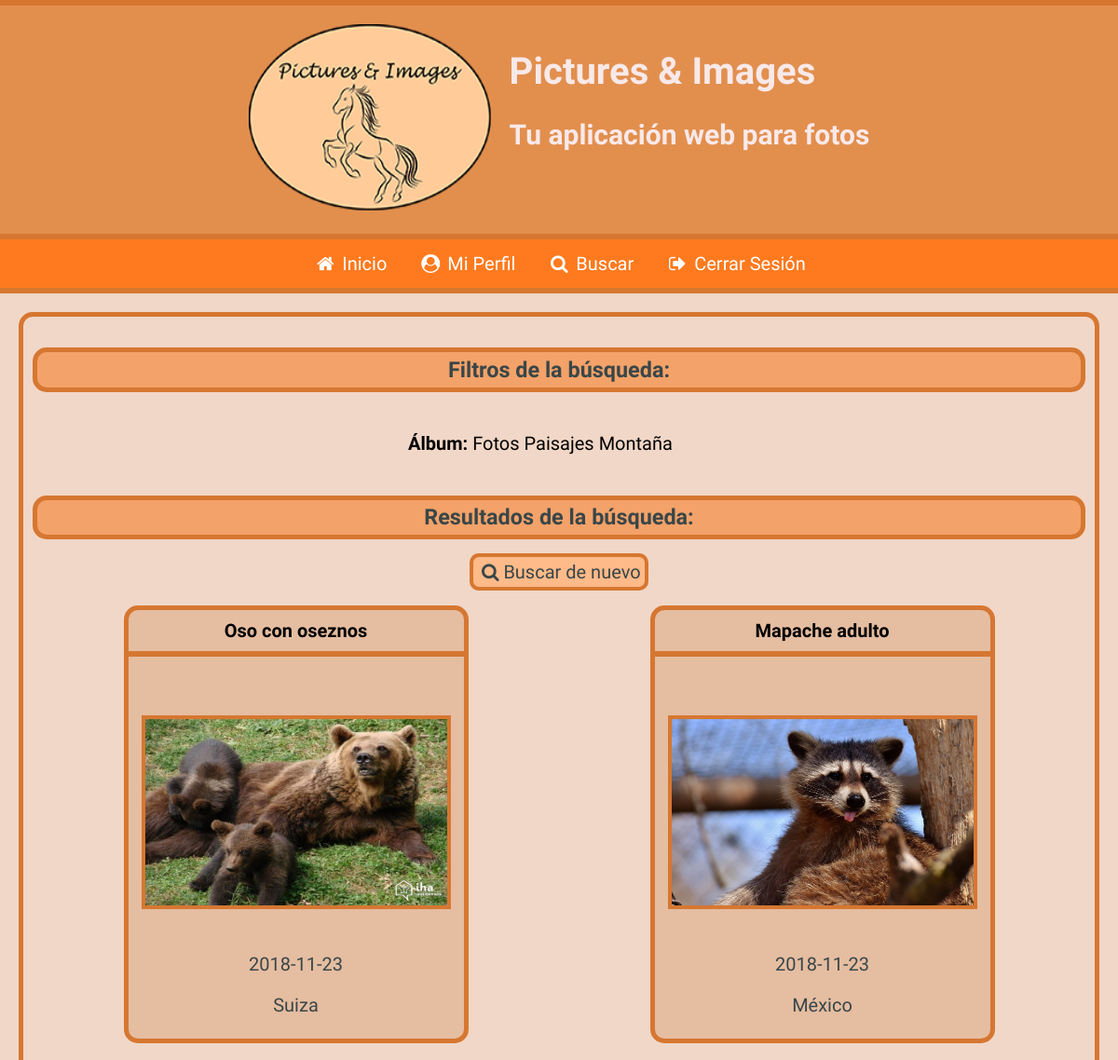
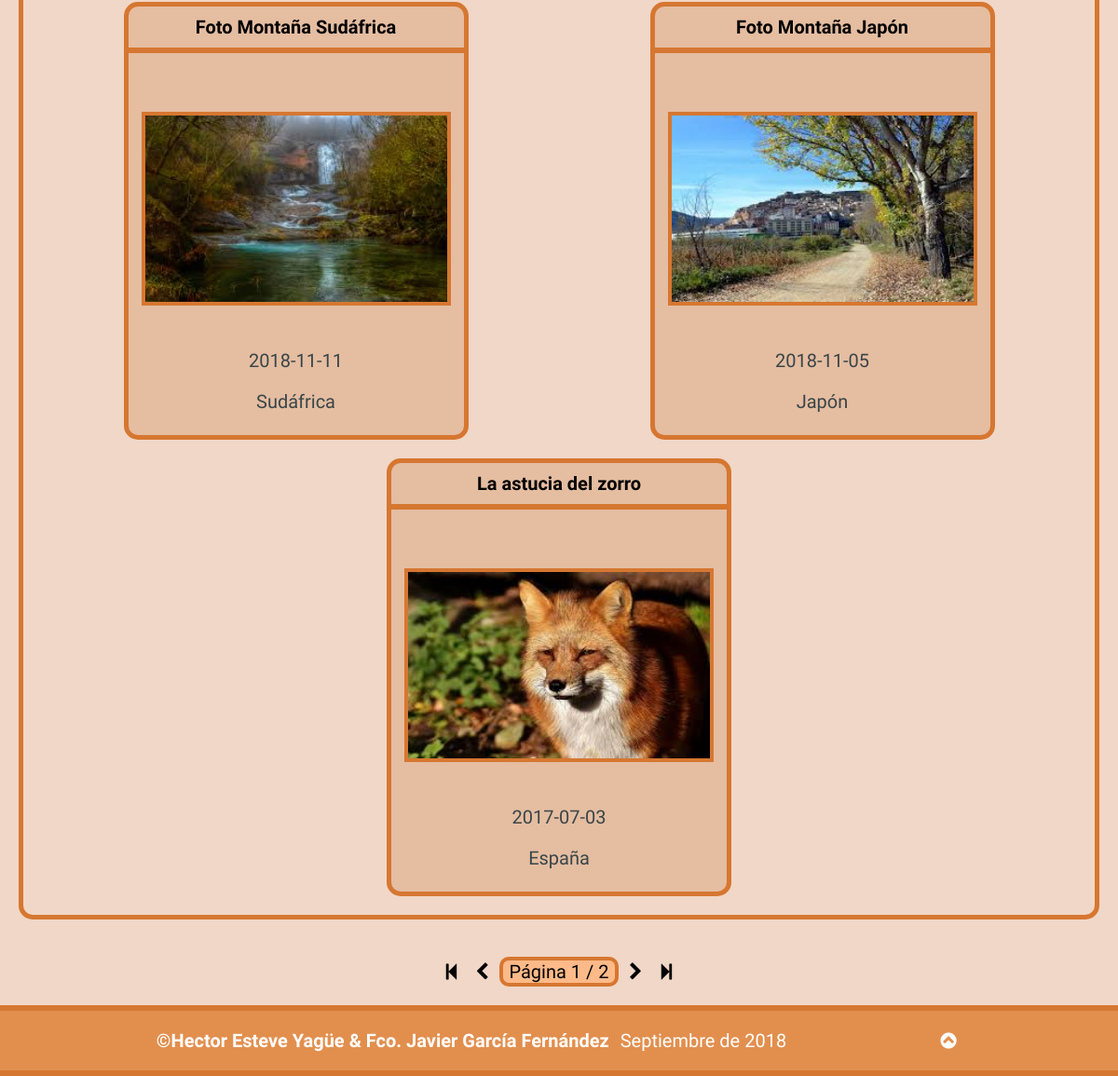
Page /Practica08/resultado_busqueda.php?Album=Fotos Paisajes Montaña (signed in) on the committed database (2 pictures, top to bottom).
### tables this page shows
CREATE TABLE `fotos` (
  `IdFoto` int(11) NOT NULL,
  `Titulo` varchar(200) NOT NULL,
  `Descripcion` mediumtext NOT NULL,
  `Fecha` date NOT NULL,
  `Pais` int(11) NOT NULL,
  `Album` int(11) NOT NULL,
  `Fichero` varchar(500) NOT NULL,
  `Alternativo` varchar(200) NOT NULL,
  `FRegistro` datetime NOT NULL DEFAULT CURRENT_TIMESTAMP ON UPDATE CURRENT_TIMESTAMP
);

CREATE TABLE `paises` (
  `IdPais` int(11) NOT NULL,
  `NomPais` varchar(200) NOT NULL,
  `Continente` varchar(200) NOT NULL
);

### Practica08/resultado_busqueda.php (the view, shortened to what this page needs)
<?php
require_once("head.php");
require_once("header.php");
if(isset($_SESSION["usuarioLog"]) && $cookieFalsa == false){
	require_once("barraNavSesionIniciada.php");
}
else{
	require_once("barraNavSesionNoIniciada.php");
	if($cookieFalsa){
		mostrarMensErrorCookie();
	}
}
?>
<?php
		$hayGet = false;
		$hayFiltros = false;
		foreach ($_GET as $value){
			if(isset($value)){
				$hayGet=true;
			}
			if(!empty($value)){
				$hayFiltros = true;
			}
		}
		if($hayGet==true){
			if($hayFiltros == true){
				echo<<<filtros
				<section id="resultados">
				<h3>Filtros de la búsqueda:</h3>
				<div id="filtrosAplicados" class="mostrarDatos">
filtros;
				$getSaneado = $_GET;
				foreach ($getSaneado as $key => $value) {
					$clave = $key;
					cambiarClave($clave);
					if(!empty($value)){
						if($key != "pagina"){
							echo"<p><b>$clave:</b> $value</p>";
						}
					}
				}
				echo "</div>";
				$FechasValidas = true;
				require_once("rellenarVariableBusqueda.php");
				if(!empty($busqueda)){
					require_once("paginacion.php");
					if(!empty($_GET["pagina"]) && ($_GET["pagina"] > $totalPaginas || !is_numeric($_GET["pagina"]))){
						$pagina = $totalPaginas;
						echo<<<cerrarSection
							</div>
						</section>
cerrarSection;
						mostrarErrorPaginaNoExistente();
					}
					else{
						if($FechasValidas){
							mostrarResultBusq();
						}
					}
				}
		}
		else{
			mostrarErrorNoHaBuscado();
		}
	}
	else{
		mostrarErrorNoHaBuscado();
	}
function cambiarClave(&$clave){
	$clav = array(
		"Album" => "Álbum",
		"NomUsuario" => "Autor",
		"Usuario" => "Autor",
		"FRegistro" => "Fecha",
		"Titulo" => "Título",
		"Descripcion" => "Descripción",
		"palClave" => "Palabra clave",
		"Pais" => "País",
	);
	foreach ($clav as $key => $value) {
		if($clave == $key){
			$clave = $value;
			break;
		}
	}
}
function mostrarResultBusq(){
	echo<<<resultadoBusqueda1
		<h3>Resultados de la búsqueda:</h3>
		<a href="formulario_busqueda.php" title="Realizar otra búsqueda"><span class="icon-search">Buscar de nuevo</span></a>
		<div class="imagenes">
resultadoBusqueda1;
		$sentencia = $sentencia = 'SELECT IdFoto, f.Titulo, a.Titulo AS AlbumTit, NomUsuario, Fichero, Alternativo, Fecha, NomPais FROM fotos f JOIN albumes a on (f.Album = a.IdAlbum) JOIN usuarios ON (a.Usuario = usuarios.IdUsuario) JOIN paises ON (f.Pais = paises.IdPais) WHERE ' . $GLOBALS["busqueda"] . ' ORDER BY (Fecha) DESC ' . 'LIMIT ' . $GLOBALS["inicio"] . ',' . $GLOBALS["tamPag"];
		if(!($resultado = $GLOBALS["mysqli"]->query($sentencia))) {
			echo "<p>Error al ejecutar la sentencia <b>$sentencia</b>: " . $GLOBALS["mysqli"]->error;
			echo '</p>';
			exit;
		}
		if(mysqli_num_rows($resultado) >= 1){
			while($fila = $resultado->fetch_assoc()){
				$idFoto = $fila["IdFoto"];
				$titulo = $fila["Titulo"];
				$fichero = $fila["Fichero"];
				$alt = $fila["Alternativo"];
				$fecha = $fila["Fecha"];
				$pais = $fila["NomPais"];
		echo<<<articulo
			<article>
				<h4><a href="detalle_foto.php?id=$idFoto" title="Ver detalles de la foto">$titulo</a></h4>
				<figure>
					<a href="detalle_foto.php?id=$idFoto" title="Ver detalles de la foto"><img src="./$fichero" alt="$alt"/></a>
				</figure>
				<footer>
					<p><time datetime="$fecha">$fecha</time></p>
					<p>$pais</p>
				</footer>
			</article>
articulo;
			}
		}
		else{
			echo "<p><b>No hay resultados</b></p>";
		}
	echo<<<resultadoBusqueda2
		</div>
		</section>
		<div class="paginacion">
			<div>
				<a href="resultado_busqueda.php?{$GLOBALS['getUrl']}&pagina=1"><span class="icon-to-start" title="Primeras 5 imágenes"></span></a>
				<a href="resultado_busqueda.php?{$GLOBALS['getUrl']}&pagina={$GLOBALS['paginaAnt']}"><span class="icon-left-open" title="Anteriores 5 imágenes"></span></a>
				<p>Página <output>{$GLOBALS['pagina']}</output> / {$GLOBALS['totalPaginas']}</p>
				<a href="resultado_busqueda.php?{$GLOBALS['getUrl']}&pagina={$GLOBALS['paginaSig']}"><span class="icon-right-open" title="Siguientes 5 imágenes"></span></a>
				<a href="resultado_busqueda.php?{$GLOBALS['getUrl']}&pagina={$GLOBALS['totalPaginas']}"><span class="icon-to-end" title="Últimas 5 imágenes"></span></a>
			</div>
		</div>
resultadoBusqueda2;
}
?>
<?php
	require_once("footer.php");
?>

### Practica08/estilo.css (style rules this page uses)
body { box-sizing: border-box; min-width: 320px; max-width: 1980px; margin: 0 auto; background-color: #F1D7C7; font-family: 'Kalam', cursive; font-size: 20px; position: relative; }
body>section { margin: 1em; border: 0.3em solid #D67731; border-width: 5px; border-radius: 15px; padding: 0.5em; text-align: center; }
body>section>h3 { background-color: #F3A269; padding: 0.2em; border: 0.3em solid #D67731; border-width: 5px; border-radius: 15px; display: flex; justify-content: center; color: #394648; }
body>section>a { border: 0.2em solid #D67731; border-radius: 10px; background-color: #FFBA89; padding: 0.2em; color: #394648; text-decoration: none; margin: 1em; }
body>section>.imagenes { display: flex; flex-direction: row; flex-wrap: wrap; justify-content: space-around; margin-top: 0.7em; }
body>section>.imagenes>article { display: flex; flex-direction: column; background-color: #E5BDA1; border: 0.3em solid #D67731; border-width: 5px; border-radius: 15px; justify-content: space-between; color: #394648; overflow: hidden; height: 23em; width: 18em; margin: 0.5em; }
body>section>.imagenes>article>figure { margin: 0; margin-top: 1em; border: 0.2em solid #D67731; width: 90%; height: 10em; align-self: center; }
body>section>.imagenes>article>figure>a { margin: 0; display: flex; flex-direction: column; transition: all .35s ease-in-out; width: 100%; height: 100%; }
body>section>.imagenes>article>figure>a>img { width: 100%; height: 100%; align-self: center; }
body>section>.imagenes>article>h4 { margin: 0; border-bottom: 0.3em solid #D67731; padding: 0.5em; text-overflow: ellipsis; width: 100%; white-space: nowrap; overflow: hidden; align-self: center; }
body>section>.imagenes>article>h4>a { text-decoration: none; color: #000000; cursor: pointer; }
body>section>.imagenes>article>footer { display: flex; flex-direction: column; padding: 0.2em; border-radius: 15px; margin-bottom: 1em; }
body>section>.imagenes>article>footer>p { color: #394648; margin: 0; }
body>section>.imagenes>article>footer>p:first-of-type { margin-bottom: 1em; }
body>section>.mostrarDatos>p { margin-right: 2em; }
body>.paginacion { align-self: center; display: flex; justify-content: center; }
body>.paginacion>div>a { text-decoration: none; color: #000000; }
body>.paginacion>div>a,p { justify-content: center; display: inline-block; }
body>.paginacion>div>a>span { text-decoration: none; }
body>.paginacion>div>p { border: 0.2em solid #D67731; border-radius: 10px; background-color: #FFBA89; padding-left: 0.3em; padding-right: 0.3em; }

### rows in the picture
fotos: Titulo "Oso con oseznos", Fichero (picture), Fecha "2018-11-23", Pais.NomPais "Suiza"
fotos: Titulo "Mapache adulto", Fichero (picture), Fecha "2018-11-23", Pais.NomPais "México"
fotos: Titulo "Foto Montaña Sudáfrica", Fichero (picture), Fecha "2018-11-11", Pais.NomPais "Sudáfrica"
fotos: Titulo "Foto Montaña Japón", Fichero (picture), Fecha "2018-11-05", Pais.NomPais "Japón"
fotos: Titulo "La astucia del zorro", Fichero (picture), Fecha "2017-07-03", Pais.NomPais "España"

### other values in the picture
$value "Fotos Paisajes Montaña"
$GLOBALS['pagina'] "1"
$GLOBALS['totalPaginas'] "2"
